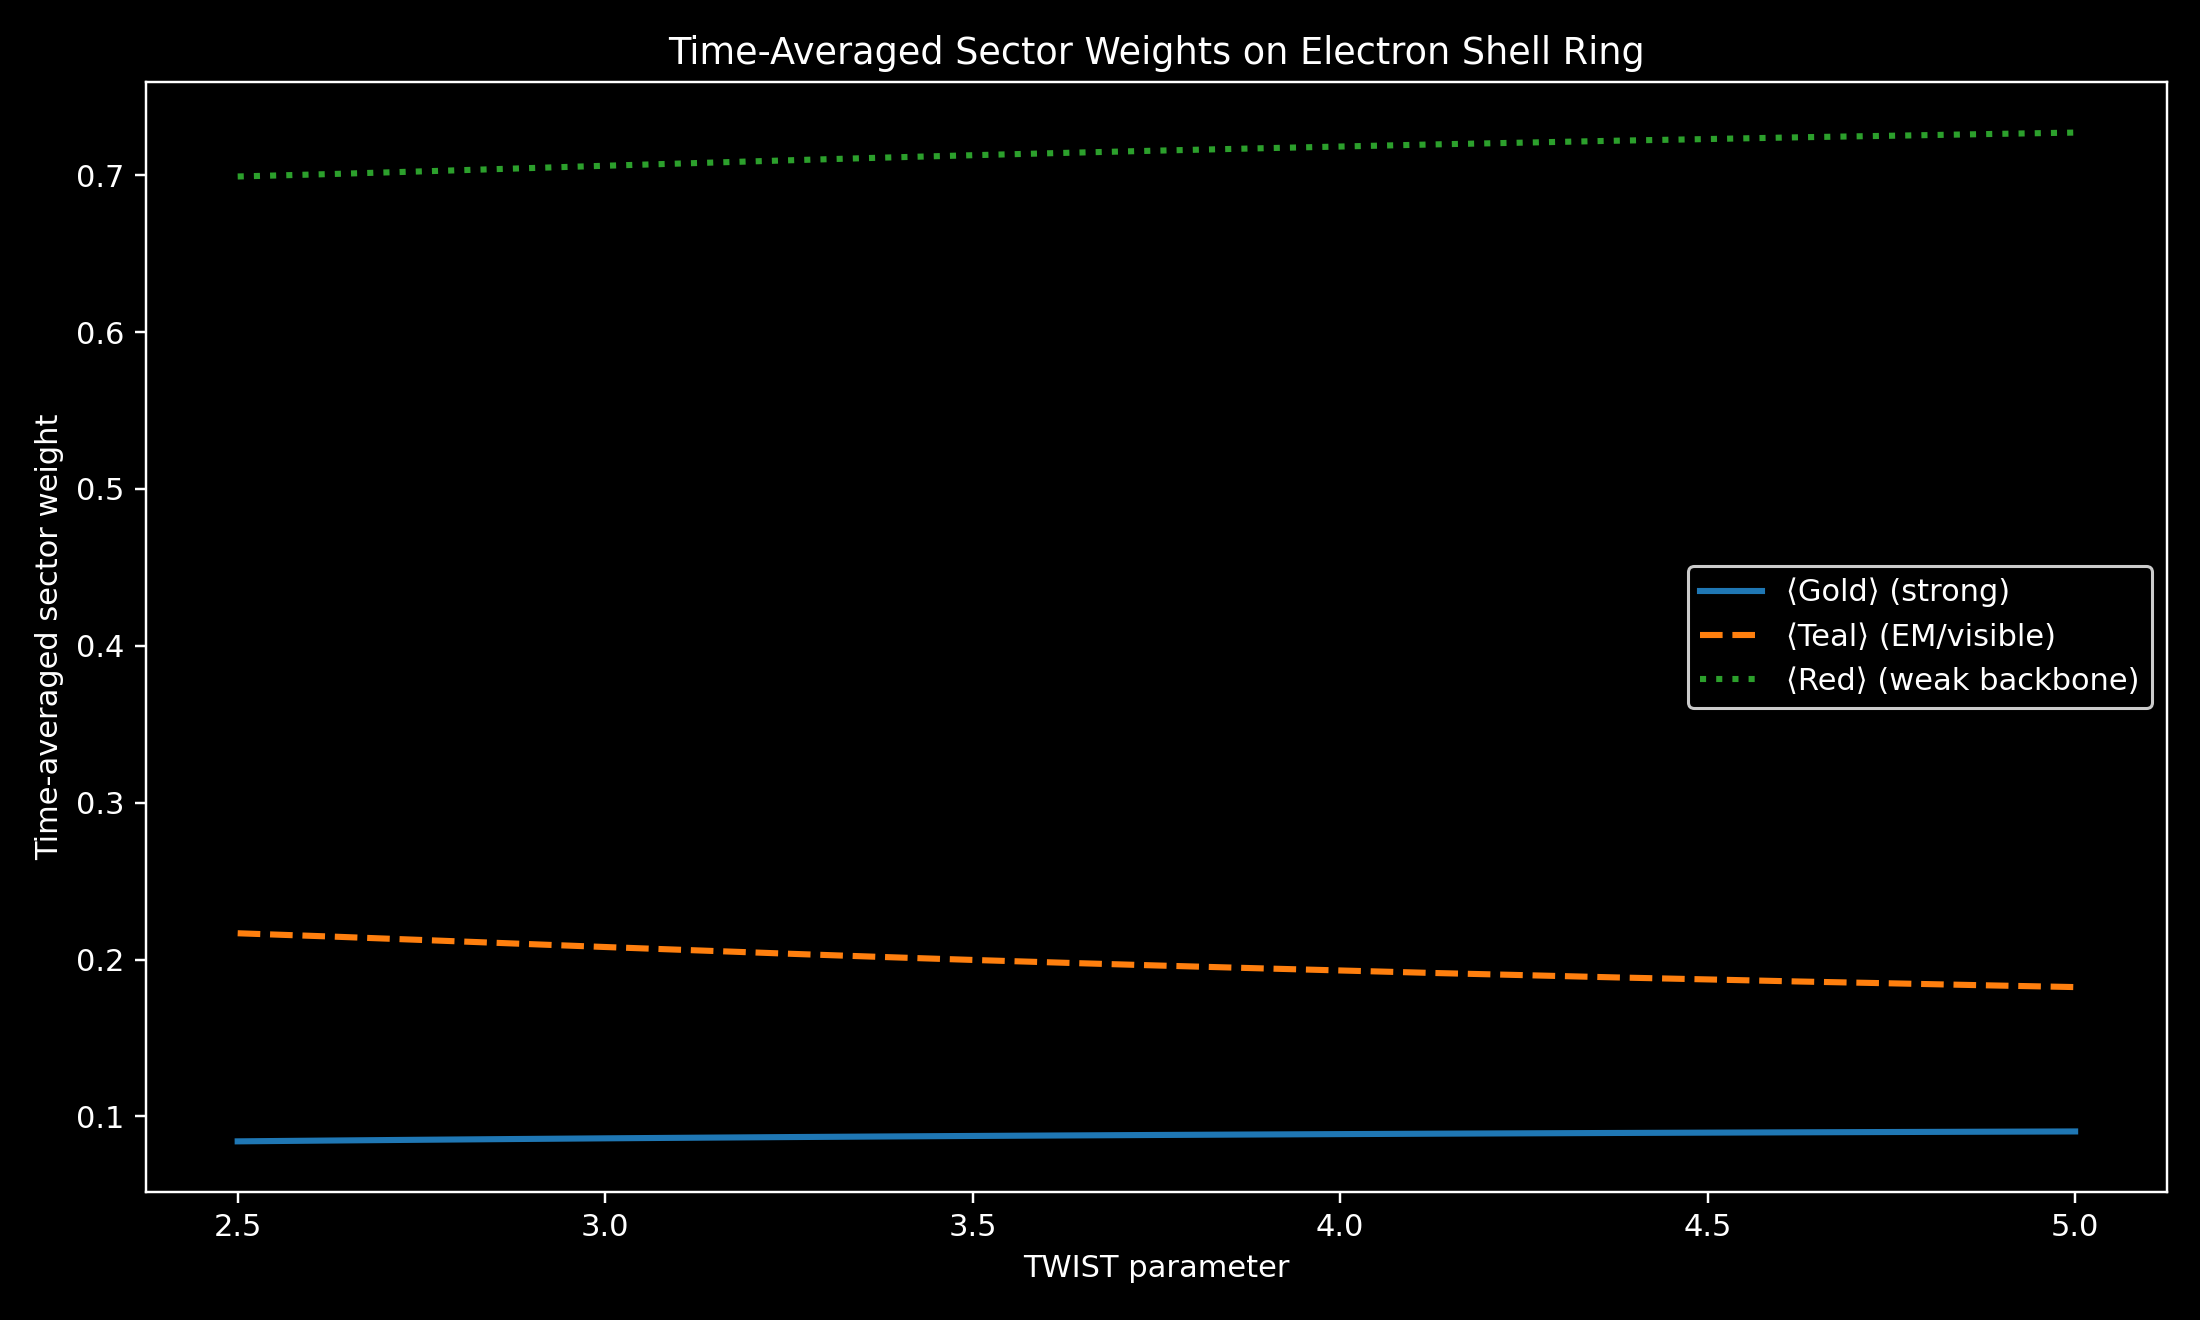

This figure's Python source:
# twist_time_average_scan.py
#
# Time-averaged sector weights along geodesics on the electron shell ring.
#
# For each TWIST in TWIST_VALUES:
#   - Sample initial conditions on a ring R0 in (m, λ) space
#   - Evolve each trajectory under the vacuum flow
#   - At each time step, record the angular sector weights (Gold/Teal/Red)
#   - Compute time-averaged weights per trajectory
#   - Average over all trajectories on the ring
#
# Output:
#   - Console table of <w_gold>, <w_teal>, <w_red> vs TWIST
#   - Plot: twist_time_average_scan.png

import numpy as np
import matplotlib.pyplot as plt

# --------------------------------------------------
# Parameters (same scale as your other unification scripts)
# --------------------------------------------------
R0        = 2.2        # ring radius (electron shell-ish)
N_THETA   = 360        # number of starting angles on ring
DT        = 0.02
N_STEPS   = 400        # integration steps per trajectory
R_ESCAPE  = 10.0       # treat as escape if radius exceeds this

TWIST_VALUES = np.linspace(2.5, 5.0, 21)


# --------------------------------------------------
# Sector geometry helpers
# --------------------------------------------------
def sector_weights_from_angle(angle_deg: float):
    """
    Return normalized angular weights (w_gold, w_teal, w_red)
    given a polar angle in degrees.
    """
    angle = angle_deg % 360.0

    # Gold sector centered ~30°
    diff_g = np.abs(angle - 30.0)
    diff_g = np.minimum(diff_g, 360.0 - diff_g)
    w_gold = np.exp(-(diff_g / 80.0) ** 2)

    # Teal sector centered ~150°
    diff_t = np.abs(angle - 150.0)
    diff_t = np.minimum(diff_t, 360.0 - diff_t)
    w_teal = np.exp(-(diff_t / 80.0) ** 2)

    # Red sector centered ~270°
    diff_r = np.abs(angle - 270.0)
    diff_r = np.minimum(diff_r, 360.0 - diff_r)
    w_red = np.exp(-(diff_r / 80.0) ** 2)

    tot = w_gold + w_teal + w_red + 1e-12
    return w_gold / tot, w_teal / tot, w_red / tot


def vacuum_force_with_twist(m: float, lam: float, twist: float):
    """
    Same basic field as in your unification scripts, but with TWIST explicit.
    Returns (Fm, Flam) at (m, lam).
    """

    # --- Teal (EM / hypercharge-ish) ---
    F_teal_m   = -(m + 0.866)
    F_teal_lam = -(lam - 0.5)

    # --- Red (weak) with CP-violating twist ---
    F_red_m    = -(m - 0.0)
    p_violation = twist * np.sin(m * 2.5)
    F_red_lam  = -(lam + 1.0) + p_violation

    # --- Gold (strong) ---
    sum_m   = F_teal_m + F_red_m
    sum_lam = F_teal_lam + F_red_lam
    mag     = np.sqrt(sum_m**2 + sum_lam**2)
    scale   = np.sqrt(mag)

    F_gold_m   = sum_m * scale
    F_gold_lam = sum_lam * scale

    # Angular mixing: sector weights from polar angle
    angle = np.degrees(np.arctan2(lam, m)) % 360.0
    w_gold, w_teal, w_red = sector_weights_from_angle(angle)

    Fm   = w_teal * F_teal_m   + w_red * F_red_m   + w_gold * F_gold_m
    Flam = w_teal * F_teal_lam + w_red * F_red_lam + w_gold * F_gold_lam
    return Fm, Flam


# --------------------------------------------------
# Time-averaged sectors for a single trajectory
# --------------------------------------------------
def time_averaged_sectors_for_trajectory(m0: float, lam0: float, twist: float):
    """
    Integrate one trajectory and return
    (mean_w_gold, mean_w_teal, mean_w_red)
    based on angular sector weights sampled along the path.

    If the trajectory escapes early, averages are taken over the
    steps actually simulated.
    """
    m = float(m0)
    lam = float(lam0)

    sum_gold = 0.0
    sum_teal = 0.0
    sum_red  = 0.0
    steps    = 0

    for _ in range(N_STEPS):
        angle = np.degrees(np.arctan2(lam, m))
        w_gold, w_teal, w_red = sector_weights_from_angle(angle)

        sum_gold += w_gold
        sum_teal += w_teal
        sum_red  += w_red
        steps    += 1

        # advance
        Fm, Flam = vacuum_force_with_twist(m, lam, twist)
        m   += DT * Fm
        lam += DT * Flam

        if m * m + lam * lam > R_ESCAPE * R_ESCAPE:
            break

    if steps == 0:
        return 0.0, 0.0, 0.0

    return sum_gold / steps, sum_teal / steps, sum_red / steps


# --------------------------------------------------
# Scan over TWIST
# --------------------------------------------------
def run_twist_time_average_scan():
    theta = np.linspace(0.0, 2.0 * np.pi, N_THETA, endpoint=False)

    mean_gold_all = []
    mean_teal_all = []
    mean_red_all  = []

    print("\n[Δ] Time-averaged sector weights on ring R0=%.2f" % R0)
    print("TWIST   <Gold>   <Teal>   <Red>")

    for twist in TWIST_VALUES:
        traj_gold = []
        traj_teal = []
        traj_red  = []

        for ang in theta:
            m0   = R0 * np.cos(ang)
            lam0 = R0 * np.sin(ang)
            g, t, r = time_averaged_sectors_for_trajectory(m0, lam0, twist)
            traj_gold.append(g)
            traj_teal.append(t)
            traj_red.append(r)

        mean_g = float(np.mean(traj_gold))
        mean_t = float(np.mean(traj_teal))
        mean_r = float(np.mean(traj_red))

        mean_gold_all.append(mean_g)
        mean_teal_all.append(mean_t)
        mean_red_all.append(mean_r)

        print(f"{twist:5.2f}  {mean_g:7.4f}  {mean_t:7.4f}  {mean_r:7.4f}")

    mean_gold_all = np.array(mean_gold_all)
    mean_teal_all = np.array(mean_teal_all)
    mean_red_all  = np.array(mean_red_all)

    # --------------------------------------------------
    # Plot
    # --------------------------------------------------
    plt.figure(figsize=(10, 6), facecolor="black")
    ax = plt.gca()
    ax.set_facecolor("black")

    ax.plot(TWIST_VALUES, mean_gold_all, label="⟨Gold⟩ (strong)", linewidth=2.0)
    ax.plot(TWIST_VALUES, mean_teal_all, label="⟨Teal⟩ (EM/visible)", linewidth=2.0, linestyle="--")
    ax.plot(TWIST_VALUES, mean_red_all,  label="⟨Red⟩ (weak backbone)", linewidth=2.0, linestyle=":")

    ax.set_xlabel("TWIST parameter", color="white")
    ax.set_ylabel("Time-averaged sector weight", color="white")
    ax.set_title("Time-Averaged Sector Weights on Electron Shell Ring",
                 color="white")

    ax.tick_params(colors="white")
    for spine in ax.spines.values():
        spine.set_color("white")

    leg = ax.legend(facecolor="black", edgecolor="white")
    for txt in leg.get_texts():
        txt.set_color("white")

    plt.tight_layout()
    plt.savefig("twist_time_average_scan.png", dpi=220)
    plt.show()


if __name__ == "__main__":
    run_twist_time_average_scan()
